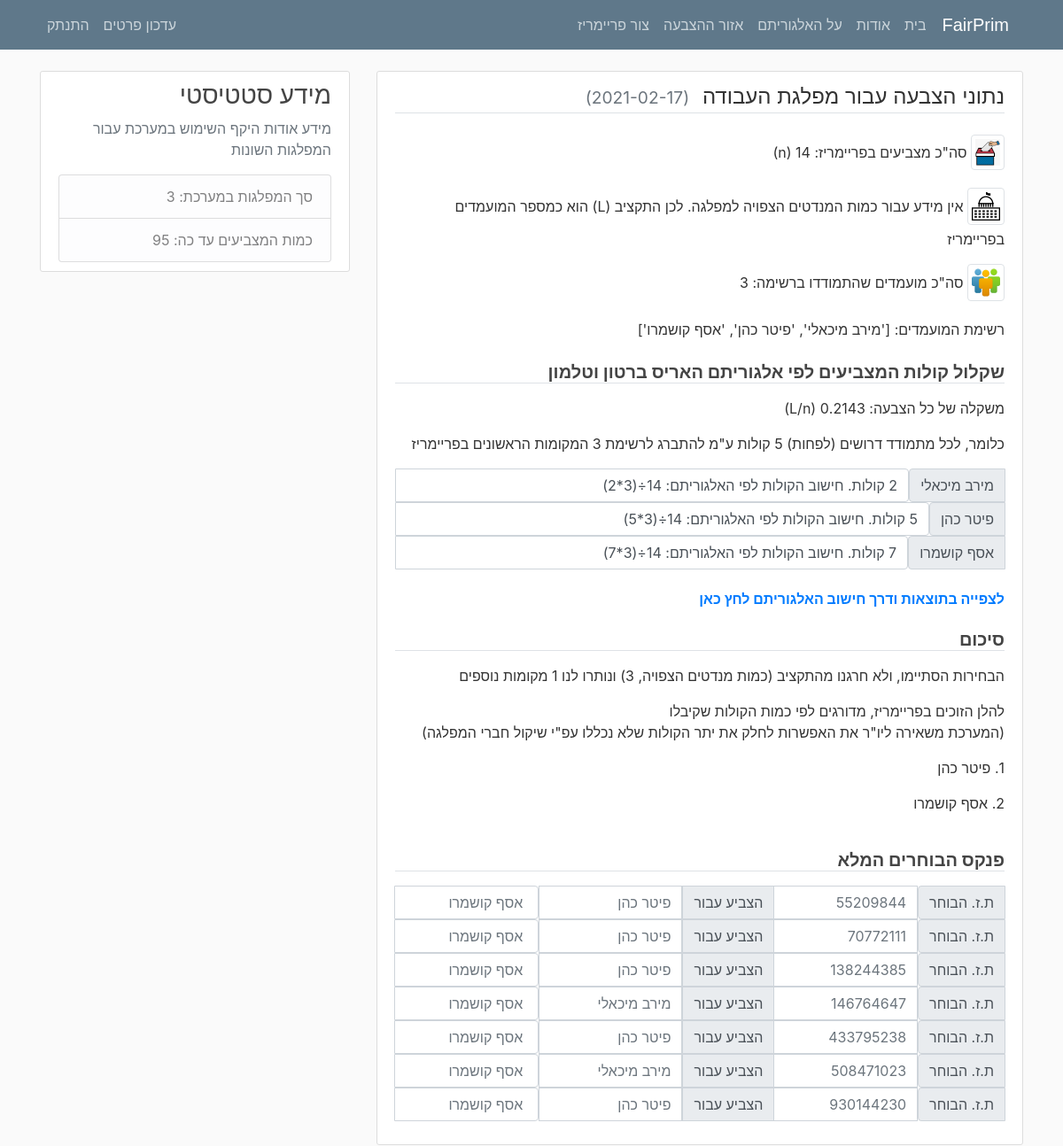
/voting (signed in), run on the app's committed database.
### FairPrim/models.py (models this page shows, shortened)
class Post(db.Model):
    id = db.Column(db.Integer, primary_key=True)
    title = db.Column(db.String(100), nullable=False)
    date_posted = db.Column(db.DateTime, nullable=False)
    content = db.Column(db.Text, nullable=False)
    members = db.Column(db.Text, nullable=False)
    user_id = db.Column(db.Integer, db.ForeignKey('user.id'), nullable=False)
    polls_predict = db.Column(db.Integer, nullable=True)
    voted_allow = db.Column(db.Integer, nullable=False, default=1)

class User(db.Model, UserMixin):
    id = db.Column(db.Integer, primary_key=True)
    username = db.Column(db.String(20), unique=True, nullable=False)
    party = db.Column(db.String(20), nullable=False)
    email = db.Column(db.String(100), unique=True, nullable=False)
    image_file = db.Column(db.String(20), nullable=False, default='default.png')
    party_image_file = db.Column(db.String(20), nullable=False, default='default.png')
    password = db.Column(db.String(60), nullable=False)
    post = db.relationship('Post', backref='author', lazy=True)

class Election(db.Model):
    id = db.Column(db.Integer, unique=True, primary_key=True)
    party = db.Column(db.String(20), nullable=False)
    member_voted = db.Column(db.String(8), nullable=False)
    user_id = db.Column(db.Integer, db.ForeignKey('user.id'), nullable=False)

### FairPrim/routes.py (the view)
@app.route('/voting', methods=['GET', 'POST'])
@login_required
def voting():
    open("FairPrim/static/party.txt", 'w').close()
    open("FairPrim/static/party_o.txt", 'w').close()
    posts = Post.query.filter_by(author=current_user).count()
    info = update_values()
    if posts > 0:
        posts = Post.query.filter_by(author=current_user)
        election = Election.query.filter_by(party=current_user.party)
        arr_info = get_info(posts.first(), election.all())
        if election.count() > 0:
            arr_info.insert(8, to_rem(arr_info, current_user.party, current_user.username))
            arr_info.insert(9, len(arr_info[8]))
            arr_info.insert(10, get_candidate_by_char(arr_info))
            edit_txt(arr_info)
        else:
            flash(' אין מידע להצגה, טרם התקבלו הצבעות בפריימריז', 'danger')
            return redirect(url_for('home'))
        return render_template('voting.html', author=current_user, info=arr_info, election=election, posts=posts,
                               total_info=info, avg=round(arr_info[5] / arr_info[3], 4),
                               max=math.ceil(1 / (arr_info[5] / arr_info[3])))
    else:
        flash('לא יצרת עדיין פריימריז', 'danger')
        return redirect(url_for('home'))

### FairPrim/models.py (called while the page is built)
@login_manager.user_loader
def load_user(user_id):
    return User.query.get(int(user_id))

### FairPrim/routes.py (called while the page is built)
def update_values():
    posts_count = Post.query.count()
    election_count = Election.query.count()
    return [posts_count, election_count]

def calculate_algo(post: Post):
    map_project_to_cost = {}
    for index_1, candidate in enumerate(post.members.split(', ')):
        for index_2, c in enumerate(ascii_lowercase):
            if index_1 == index_2:
                map_project_to_cost[c] = 1
    return map_project_to_cost

def to_rem(arr_info, party, username) -> list:
    return segal.run(arr_info[6], arr_info[7], arr_info[5],party, username)

def get_candidate_by_char(info):
    results = []
    for index, candidate in enumerate(info[6]):
        for winner in info[8]:
            if candidate == winner:
                results.append(info[1][index])
    return results

def get_candidate_value(candidate_dic: dict, candidate) -> str:
    return str(list(candidate_dic)[candidate])

def edit_txt(info):
    fin = open("FairPrim/static/party.txt", "rt")
    fout = open("FairPrim/static/party_o.txt", "wt")
    for line in fin:
        newline = line
        for index_1, c in enumerate(ascii_lowercase):
            if index_1 < len(info[1]):
                if line.__contains__(c):
                    newline = newline.replace(c, info[1][index_1]+" - ")
        fout.write(newline)
    fin.close()
    fout.close()

### FairPrim/segal.py (called while the page is built)
def powerset(iterable: list):
    "powerset([1,2,3]) --> () (1,) (2,) (3,) (1,2) (1,3) (2,3) (1,2,3)"
    s = list(iterable)
    return set(chain.from_iterable(combinations(s, r) for r in range(len(s) + 1)))

def run(map_project_to_cost, votes, limit, party, username):
    logger.setLevel(logging.INFO)
    return proportional_budgeting(map_project_to_cost, votes, limit, party, username)

### FairPrim/templates/voting.html
{% extends "layout.html" %}
{% block content %}
{% for post in posts %}
<div class="content-section">
    <fieldset class="form-group">
        <legend class="border-bottom mb-4">
            נתוני הצבעה עבור מפלגת {{post.author.party}}
            <small class="text-muted mr-2">({{ post.date_posted.strftime('%Y-%m-%d') }})</small>
        </legend>
        <div class="form-group">
            <p><img class="img-thumbnail mb-1"
                    src="{{url_for('static', filename='profile_pics/voters.png')}}"> סה"כ מצביעים בפריימריז: {{info[3]}} (n)</p>
            {% if post.polls_predict|int > 0 %}
            <p><img class="img-thumbnail mb-1"
                    src="{{url_for('static', filename='profile_pics/mandat.png')}}"> כמות מנדטים צפויה: {{post.polls_predict|int}} (L)</p>
            {% else %}
            <p><img class="img-thumbnail mb-1"
                    src="{{url_for('static', filename='profile_pics/mandat.png')}}"> אין מידע עבור כמות המנדטים הצפויה למפלגה. לכן התקציב (L) הוא כמספר המועמדים בפריימריז</p>
            {% endif %}
            <p><img class="img-thumbnail mb-1"
                    src="{{url_for('static', filename='profile_pics/users.png')}}"> סה"כ מועמדים שהתמודדו ברשימה: {{info[0]}}</p>
            <p>רשימת המועמדים: {{info[1]}} </p>
        </div>
        <fieldset class="form-group">
            <h5><b><p class="border-bottom mt-2"> שקלול קולות המצביעים לפי אלגוריתם האריס ברטון וטלמון</p></b></h5>
            <p>משקלה של כל הצבעה: {{avg}} (L/n)</p>
            <p>כלומר, לכל מתמודד דרושים (לפחות) {{max}} קולות ע"מ להתברג לרשימת {{info[5]}} המקומות הראשונים בפריימריז</p>
            {% for vote in info[2] %}
            <div class="input-group">
                <div class="input-group-prepend">
                    <span class="input-group-text" id="candidate">{{info[1][loop.index0]}}</span>
                </div>
                <span class="form-control"> {{vote}} קולות. חישוב הקולות לפי האלגוריתם: {{info[3]}}&divide;({{info[5]}}*{{vote}}) </span>
            </div>
            {% endfor %}
            <br>
            <h6><b><a class="mt-2" href="{{url_for('static', filename='party_o.txt')}}">לצפייה בתוצאות ודרך חישוב האלגוריתם לחץ כאן</a></b></h6>
            <h5><b><p class="border-bottom mt-4">סיכום</p></b></h5>
            <p>הבחירות הסתיימו, ולא חרגנו מהתקציב (כמות מנדטים הצפויה, {{info[5]}}) ונותרו לנו {{(info[5]-info[9])}} מקומות נוספים</p>
            <p>להלן הזוכים בפריימריז, מדורגים לפי כמות הקולות שקיבלו<br>
             (המערכת משאירה ליו"ר את האפשרות לחלק את יתר הקולות שלא נכללו עפ"י שיקול חברי המפלגה)</p>
            {% for winner in info[10] %}
            <p>{{loop.index}}. {{winner}}</p>
            {% endfor %}
        </fieldset>
        <h5><b><p class="border-bottom mt-4">פנקס הבוחרים המלא</p></b></h5>
        {% for voter in info[4] %}
        <fieldset class="input-group">
            <div class="input-group-prepend">
                <span class="input-group-text" id="id">ת.ז. הבוחר</span>
            </div>
            <input type="text" class="form-control" placeholder="{{voter[0]}}">
            <div class="input-group-prepend">
                <span class="input-group-text" id="member">הצביע עבור</span>
            </div>
            {% set votes = voter[1].split(',') %}
            {% for vote in votes %}
            <input type="text" class="form-control" placeholder="{{vote}}">
            {% endfor %}
        </fieldset>
        {% endfor %}
    </fieldset>
</div>
{% endfor %}
{% endblock content %}

### FairPrim/static/main.css (style rules this page uses)
body { background: #fafafa; color: #333333; margin-top: 5rem; text-align: right; }
h1, h2, h3, h4, h5, h6 { color: #444444; text-align: right; }
.content-section { background: #ffffff; padding: 10px 20px; border: 1px solid #dddddd; border-radius: 3px; margin-bottom: 20px; text-align: right; }

### data on the page
Post: author.party "העבודה", date_posted "2021-02-17", info "14", info "3", info "['מירב מיכאלי', 'פיטר כהן', 'אסף קושמרו']", info "מירב מיכאלי" "פיטר כהן" "אסף קושמרו", info "14" "14" "14", info "3" "3" "3", 2 "2" "5" "7", 2 "7", value "1", 10 "פיטר כהן" "אסף קושמרו"
Election: id "55209844", votes "פיטר כהן" "אסף קושמרו"
Election: id "70772111", votes "פיטר כהן" "אסף קושמרו"
Election: id "138244385", votes "פיטר כהן" "אסף קושמרו"
Election: id "146764647", votes "מירב מיכאלי" "אסף קושמרו"
Election: id "433795238", votes "פיטר כהן" "אסף קושמרו"
Election: id "508471023", votes "מירב מיכאלי" "אסף קושמרו"
Election: id "930144230", votes "פיטר כהן" "אסף קושמרו"

### other printed values
{{ total_info[0] }} "3"
{{ total_info[1] }} "95"
